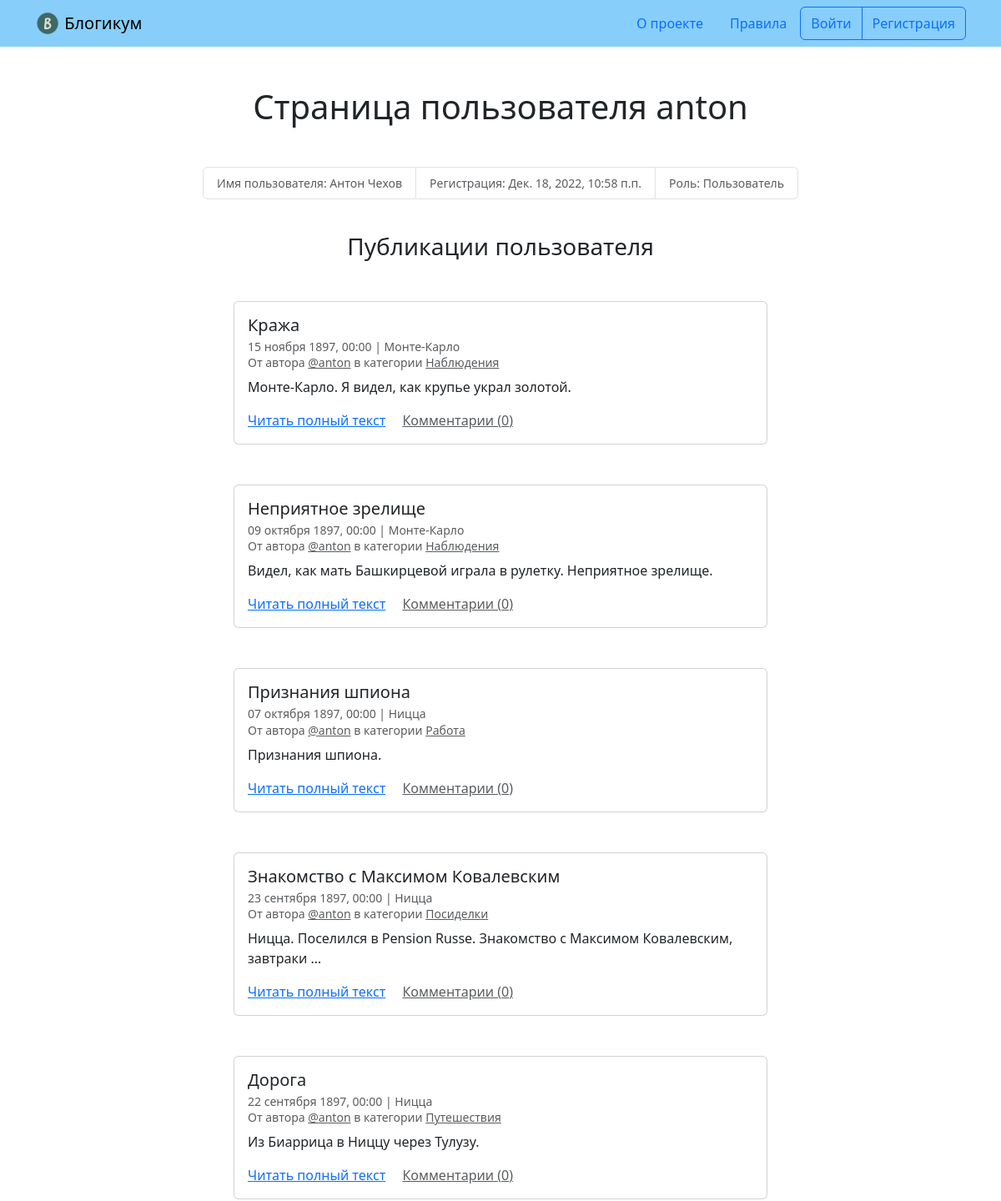
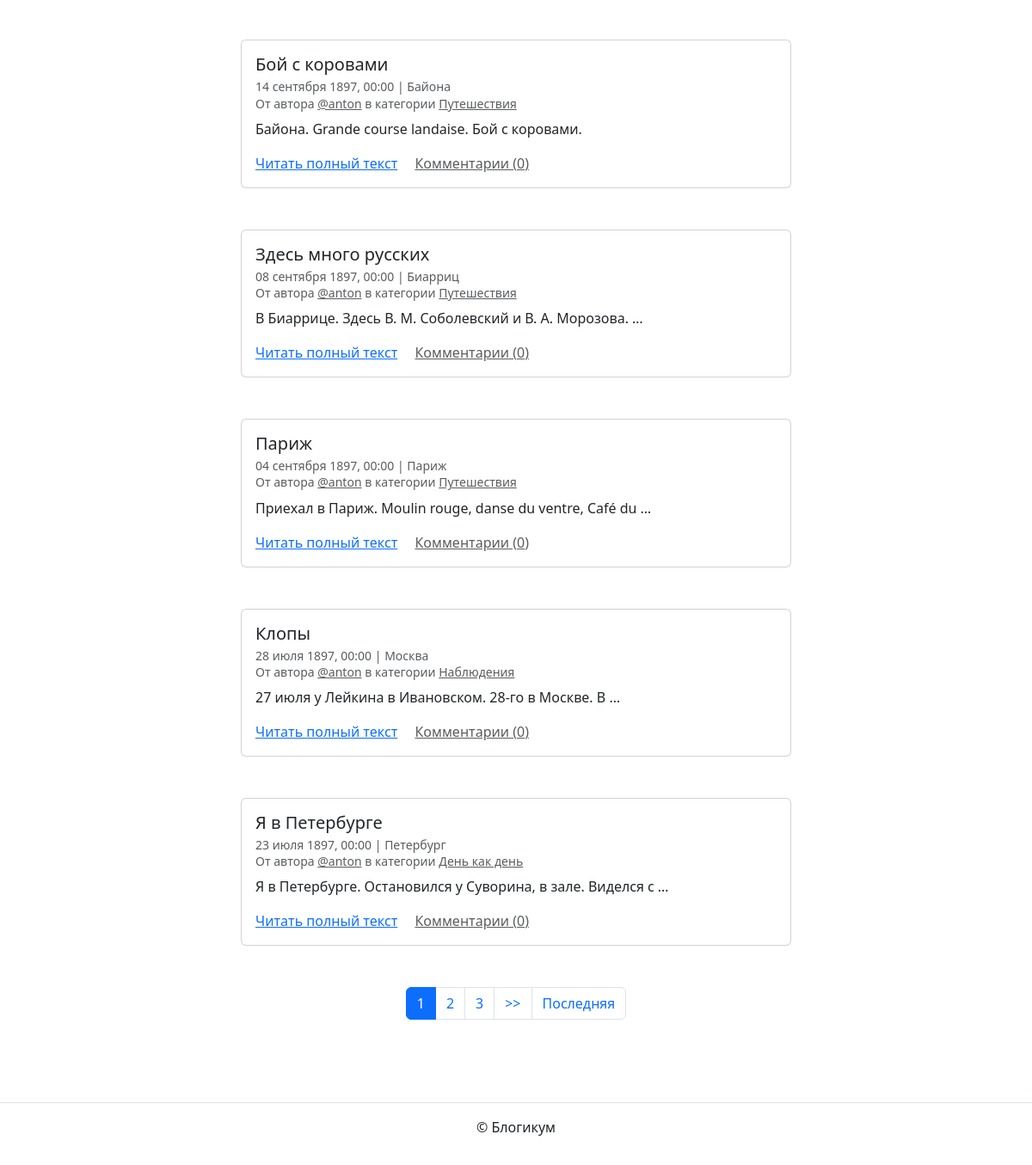
Screenshot of /profile/anton/ with the database file from the repository (2 pictures, top to bottom).
### blog/models.py (models this page shows, shortened)
class Post(CreatedAt, IsPublished):
    title = models.CharField('Заголовок', max_length=MAX_LENGTH)
    text = models.TextField('Текст')
    pub_date = models.DateTimeField(
        'Дата и время публикации',
        help_text='Если установить дату и время в будущем'
                  ' — можно делать отложенные публикации.'
    )
    author = models.ForeignKey(
        User,
        on_delete=models.CASCADE,
        verbose_name='Автор публикации',
        related_name='posts',
    )
    location = models.ForeignKey(
        Location,
        on_delete=models.SET_NULL,
        null=True,
        blank=True,
        verbose_name='Местоположение',
        related_name='posts'
    )
    category = models.ForeignKey(
        Category,
        on_delete=models.SET_NULL,
        null=True,
        verbose_name='Категория',
        related_name='posts'
    )
    image = models.ImageField(
        'Фото', blank=True, upload_to='posts_images/', null=True
    )
    class Meta:
        verbose_name = 'публикация'
        verbose_name_plural = 'Публикации'
        ordering = ('-pub_date',)
    objects = PublishedQuerySet.as_manager()

class Location(CreatedAt, IsPublished):
    name = models.CharField('Название места', max_length=MAX_LENGTH)
    class Meta:
        verbose_name = 'местоположение'
        verbose_name_plural = 'Местоположения'

class Category(CreatedAt, IsPublished):
    title = models.CharField('Заголовок', max_length=MAX_LENGTH)
    description = models.TextField('Описание')
    slug = models.SlugField(
        'Идентификатор',
        unique=True,
        help_text='Идентификатор страницы для URL; разрешены символы '
                  'латиницы, цифры, дефис и подчёркивание.'
    )
    class Meta:
        verbose_name = 'категория'
        verbose_name_plural = 'Категории'

### blog/views.py (the view)
class ProfileView(ListView):
    template_name = 'blog/profile.html'
    paginate_by = NUMBER_OF_POSTS
    slug_url_kwarg = 'username'
    def get_profile(self):
        return get_object_or_404(User, username=self.kwargs['username'])
    def get_queryset(self):
        author = self.get_profile()
        posts = author.posts.count_comments()
        if author == self.request.user:
            return posts
        return posts.filter_posts_for_publication()
    def get_context_data(self, **kwargs):
        context = super().get_context_data(**kwargs)
        context['profile'] = self.get_profile()
        return context

### blog/models.py (called while the page is built)
    def filter_posts_for_publication(self):
        return self.filter(
            pub_date__lte=timezone.now(),
            is_published=True,
            category__is_published=True,
        )

    def count_comments(self):
        return self.select_related(
            'category', 'location', 'author'
        ).annotate(comment_count=Count('comments')).order_by('-pub_date')

### templates/blog/profile.html (shortened to what this page needs)
{% extends "base.html" %}
{% block content %}
  <h1 class="mb-5 text-center ">Страница
    пользователя {{ profile.username }}</h1>
  <small>
    <ul class="list-group list-group-horizontal justify-content-center mb-3">
      <li class="list-group-item text-muted">Имя пользователя:
        {% if profile.get_full_name %}{{ profile.get_full_name }}{% else %}не
          указано{% endif %}</li>
      <li class="list-group-item text-muted">
        Регистрация: {{ profile.date_joined }}</li>
      <li class="list-group-item text-muted">Роль: {% if profile.is_staff %}
        Админ{% else %}Пользователь{% endif %}</li>
    </ul>
  </small>
  <br>
  <h3 class="mb-5 text-center">Публикации пользователя</h3>
  {% for post in page_obj %}
    <article class="mb-5">
      {% include "includes/post_card.html" %}
    </article>
  {% endfor %}
  {% include "includes/paginator.html" %}
{% endblock %}

### templates/includes/post_card.html (shortened to what this page needs)
<div class="col d-flex justify-content-center">
  <div class="card" style="width: 40rem;">
    <div class="card-body">
      <h5 class="card-title">{{ post.title }}</h5>
      <h6 class="card-subtitle mb-2 text-muted">
        <small>
          {{ post.pub_date|date:"d E Y, H:i" }} | {% if post.location and post.location.is_published %}{{ post.location.name }}{% else %}Планета Земля{% endif %}<br>
          От автора <a class="text-muted" href="{% url 'blog:profile' post.author.username %}">@{{ post.author.username }}</a> в
          категории {% include "includes/category_link.html" %}
        </small>
      </h6>
      <p class="card-text">{{ post.text|truncatewords:10 }}</p>
      <a href="{% url 'blog:post_detail' post.id %}" class="card-link">Читать полный текст</a>
      <a href="{% url 'blog:post_detail' post.id %}" class="card-link text-muted">Комментарии ({{ post.comment_count }})</a>
    </div>
  </div>
</div>

### templates/includes/category_link.html
<a class="text-muted" href="{% url 'blog:category_posts' post.category.slug %}">
  {{ post.category.title }}
</a>

### rows the page displays
Post: title "Кража", pub_date "15 ноября 1897, 00:00", location.name "Монте-Карло", author.username "anton", category "Наблюдения", text "Монте-Карло. Я видел, как крупье украл золотой.", comment_count "0"
Post: title "Неприятное зрелище", pub_date "09 октября 1897, 00:00", location.name "Монте-Карло", author.username "anton", category "Наблюдения", text "Видел, как мать Башкирцевой играла в рулетку. Неприятное зрелище.", comment_count "0"
Post: title "Признания шпиона", pub_date "07 октября 1897, 00:00", location.name "Ницца", author.username "anton", category "Работа", text "Признания шпиона.", comment_count "0"
Post: title "Знакомство с Максимом Ковалевским", pub_date "23 сентября 1897, 00:00", location.name "Ницца", author.username "anton", category "Посиделки", text "Ницца. Поселился в Pension Russe. Знакомство с Максимом Ковалевским, завтраки …", comment_count "0"
Post: title "Дорога", pub_date "22 сентября 1897, 00:00", location.name "Ницца", author.username "anton", category "Путешествия", text "Из Биаррица в Ниццу через Тулузу.", comment_count "0"
Post: title "Бой с коровами", pub_date "14 сентября 1897, 00:00", location.name "Байона", author.username "anton", category "Путешествия", text "Байона. Grande course landaise. Бой с коровами.", comment_count "0"
Post: title "Здесь много русских", pub_date "08 сентября 1897, 00:00", location.name "Биарриц", author.username "anton", category "Путешествия", text "В Биаррице. Здесь В. М. Соболевский и В. А. Морозова. …", comment_count "0"
Post: title "Париж", pub_date "04 сентября 1897, 00:00", location.name "Париж", author.username "anton", category "Путешествия", text "Приехал в Париж. Moulin rouge, danse du ventre, Café du …", comment_count "0"
Post: title "Клопы", pub_date "28 июля 1897, 00:00", location.name "Москва", author.username "anton", category "Наблюдения", text "27 июля у Лейкина в Ивановском. 28-го в Москве. В …", comment_count "0"
Post: title "Я в Петербурге", pub_date "23 июля 1897, 00:00", location.name "Петербург", author.username "anton", category "День как день", text "Я в Петербурге. Остановился у Суворина, в зале. Виделся с …", comment_count "0"

### other values shown
{{ profile.username }} "anton"
{{ profile.get_full_name }} "Антон Чехов"
{{ profile.date_joined }} "Дек. 18, 2022, 10:58 п.п."
{{ i }} "1"
{{ i }} "2" "3"
